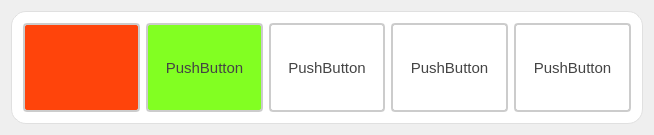
<?xml version="1.0" encoding="UTF-8"?>
<ui version="4.0">
 <class>CarouselWidgetClass</class>
 <widget class="QWidget" name="CarouselWidgetClass">
  <property name="geometry">
   <rect>
    <x>0</x>
    <y>0</y>
    <width>654</width>
    <height>135</height>
   </rect>
  </property>
  <property name="windowTitle">
   <string>CarouselWidget</string>
  </property>
  <layout class="QVBoxLayout" name="verticalLayout">
   <item>
    <widget class="QGroupBox" name="gbox_CarouselWidgetBar">
     <property name="styleSheet">
      <string notr="true">QGroupBox {
    font-size: 20px;
    font-weight: bold;
    background-color: rgb(255, 255, 255);
    border: 1px solid #e0e0e0;
    border-radius: 2px;
	border-radius: 15px
}

QGroupBox::title {
    subcontrol-origin: margin;
    left: 10px;
    padding: 0 5px;
    color: #2c3e50;
}</string>
     </property>
     <property name="title">
      <string/>
     </property>
     <layout class="QHBoxLayout" name="horizontalLayout">
      <item>
       <widget class="QPushButton" name="pushButton">
        <property name="sizePolicy">
         <sizepolicy hsizetype="Minimum" vsizetype="Minimum">
          <horstretch>0</horstretch>
          <verstretch>0</verstretch>
         </sizepolicy>
        </property>
        <property name="styleSheet">
         <string notr="true">QPushButton {
    padding: 6px 14px;
    border: 2px solid #CCC;
    border-radius: 4px;
    background-color: rgb(255, 68, 11);
    color: #444;
    font-size: 15px; 
}

QPushButton:hover {
    border-color: #999;
    background-color: #F5F5F5;
}

QPushButton:pressed {
    border-color: #CCC; /* 保持外框颜色不变 */
    background-color: rgb(255, 68, 11); /* 按下时填充颜色改为绿色 */
}

QPushButton:released {
    border-color: #CCC; /* 保持外框颜色不变 */
    background-color: rgb(255, 68, 11); /* 松开时填充颜色改为绿色 */
}</string>
        </property>
        <property name="text">
         <string/>
        </property>
       </widget>
      </item>
      <item>
       <widget class="QPushButton" name="pushButton_2">
        <property name="sizePolicy">
         <sizepolicy hsizetype="Minimum" vsizetype="Minimum">
          <horstretch>0</horstretch>
          <verstretch>0</verstretch>
         </sizepolicy>
        </property>
        <property name="styleSheet">
         <string notr="true">QPushButton {
    padding: 6px 14px;
    border: 2px solid #CCC;
    border-radius: 4px;
    background-color: rgb(130, 255, 34);
    color: #444;
    font-size: 15px; 
}

QPushButton:hover {
    border-color: #999;
    background-color: #F5F5F5;
}

QPushButton:pressed {
    border-color: #CCC; /* 保持外框颜色不变 */
    background-color: rgb(130, 255, 34); /* 按下时填充颜色改为绿色 */
}

QPushButton:released {
    border-color: #CCC; /* 保持外框颜色不变 */
    background-color: rgb(130, 255, 34); /* 松开时填充颜色改为绿色 */
}</string>
        </property>
        <property name="text">
         <string>PushButton</string>
        </property>
       </widget>
      </item>
      <item>
       <widget class="QPushButton" name="pushButton_3">
        <property name="sizePolicy">
         <sizepolicy hsizetype="Minimum" vsizetype="Minimum">
          <horstretch>0</horstretch>
          <verstretch>0</verstretch>
         </sizepolicy>
        </property>
        <property name="styleSheet">
         <string notr="true">QPushButton {
    padding: 6px 14px;
    border: 2px solid #CCC;
    border-radius: 4px;
    background-color: rgb(255, 255, 255);
    color: #444;
    font-size: 15px; 
}

QPushButton:hover {
    border-color: #999;
    background-color: #F5F5F5;
}

QPushButton:pressed {
    border-color: #CCC; /* 保持外框颜色不变 */
    background-color: rgb(255, 255, 255); /* 按下时填充颜色改为绿色 */
}

QPushButton:released {
    border-color: #CCC; /* 保持外框颜色不变 */
    background-color: rgb(255, 255, 255); /* 松开时填充颜色改为绿色 */
}</string>
        </property>
        <property name="text">
         <string>PushButton</string>
        </property>
       </widget>
      </item>
      <item>
       <widget class="QPushButton" name="pushButton_4">
        <property name="sizePolicy">
         <sizepolicy hsizetype="Minimum" vsizetype="Minimum">
          <horstretch>0</horstretch>
          <verstretch>0</verstretch>
         </sizepolicy>
        </property>
        <property name="styleSheet">
         <string notr="true">QPushButton {
    padding: 6px 14px;
    border: 2px solid #CCC;
    border-radius: 4px;
    background-color: rgb(255, 255, 255);
    color: #444;
    font-size: 15px; 
}

QPushButton:hover {
    border-color: #999;
    background-color: #F5F5F5;
}

QPushButton:pressed {
    border-color: #CCC; /* 保持外框颜色不变 */
    background-color: rgb(255, 255, 255); /* 按下时填充颜色改为绿色 */
}

QPushButton:released {
    border-color: #CCC; /* 保持外框颜色不变 */
    background-color: rgb(255, 255, 255); /* 松开时填充颜色改为绿色 */
}</string>
        </property>
        <property name="text">
         <string>PushButton</string>
        </property>
       </widget>
      </item>
      <item>
       <widget class="QPushButton" name="pushButton_5">
        <property name="sizePolicy">
         <sizepolicy hsizetype="Minimum" vsizetype="Minimum">
          <horstretch>0</horstretch>
          <verstretch>0</verstretch>
         </sizepolicy>
        </property>
        <property name="styleSheet">
         <string notr="true">QPushButton {
    padding: 6px 14px;
    border: 2px solid #CCC;
    border-radius: 4px;
    background-color: rgb(255, 255, 255);
    color: #444;
    font-size: 15px; 
}

QPushButton:hover {
    border-color: #999;
    background-color: #F5F5F5;
}

QPushButton:pressed {
    border-color: #CCC; /* 保持外框颜色不变 */
    background-color: rgb(255, 255, 255); /* 按下时填充颜色改为绿色 */
}

QPushButton:released {
    border-color: #CCC; /* 保持外框颜色不变 */
    background-color: rgb(255, 255, 255); /* 松开时填充颜色改为绿色 */
}</string>
        </property>
        <property name="text">
         <string>PushButton</string>
        </property>
       </widget>
      </item>
     </layout>
    </widget>
   </item>
  </layout>
 </widget>
 <layoutdefault spacing="6" margin="11"/>
 <resources/>
 <connections/>
</ui>
